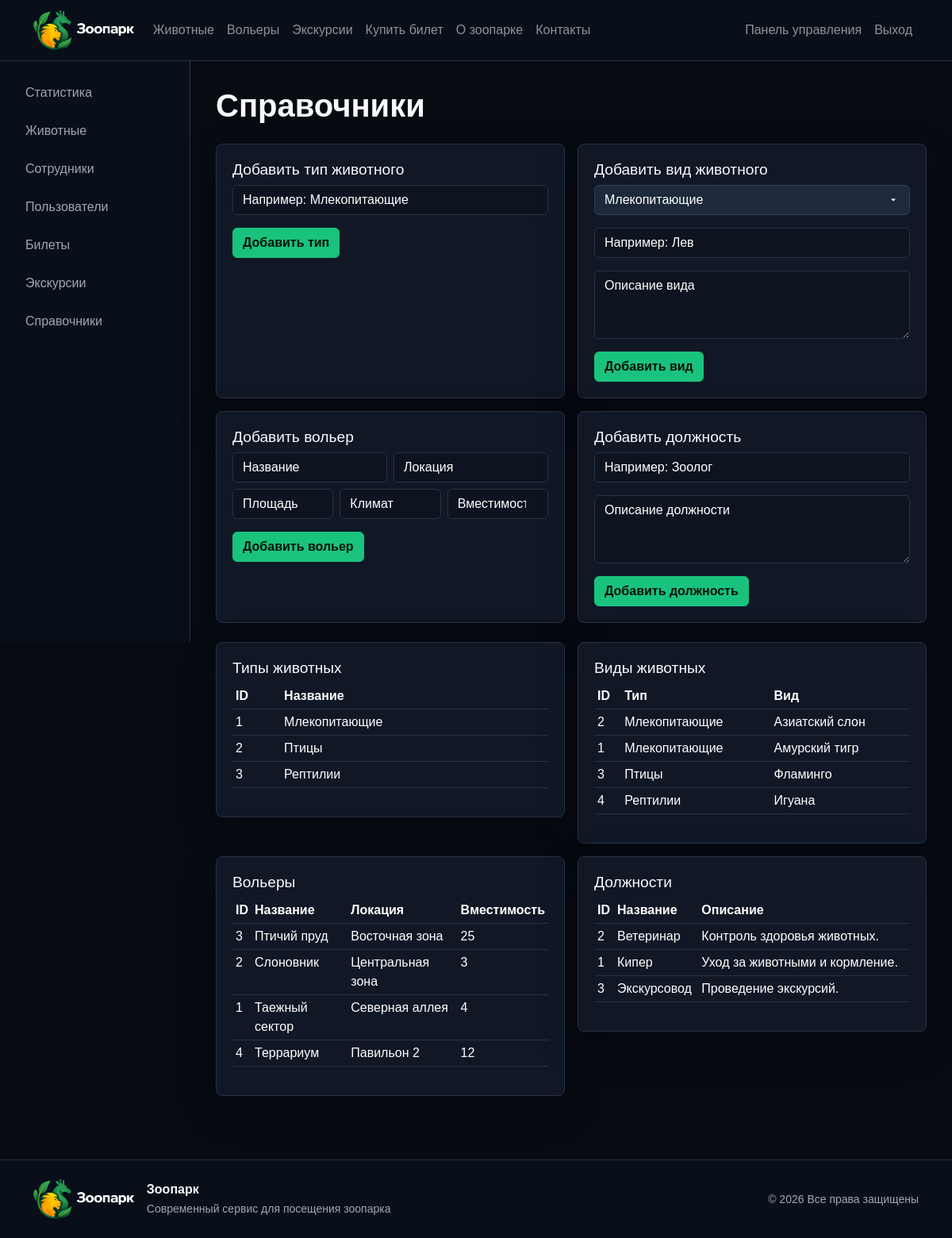
Screenshot of /admin/dictionaries.php (signed in) with the database file from the repository.
### tables this page shows
CREATE TABLE animal_types (
    id INT AUTO_INCREMENT PRIMARY KEY,
    name VARCHAR(100) NOT NULL UNIQUE
);

CREATE TABLE species (
    id INT AUTO_INCREMENT PRIMARY KEY,
    animal_type_id INT NOT NULL,
    name VARCHAR(120) NOT NULL,
    description TEXT,
    CONSTRAINT fk_species_type FOREIGN KEY (animal_type_id) REFERENCES animal_types(id)
);

CREATE TABLE enclosures (
    id INT AUTO_INCREMENT PRIMARY KEY,
    name VARCHAR(120) NOT NULL,
    location VARCHAR(160) NOT NULL,
    area DECIMAL(10,2) NOT NULL DEFAULT 0,
    climate_zone VARCHAR(100) NOT NULL,
    capacity INT NOT NULL DEFAULT 0
);

CREATE TABLE positions (
    id INT AUTO_INCREMENT PRIMARY KEY,
    name VARCHAR(120) NOT NULL UNIQUE,
    description TEXT
);

### includes/functions.php (called while the page is built, shortened)
<?php
function e(?string $value): string
{
    return htmlspecialchars((string)$value, ENT_QUOTES | ENT_SUBSTITUTE, 'UTF-8');
}

### admin/dictionaries.php (the view, shortened to what this page needs)
<?php
require __DIR__ . '/../includes/functions.php';
$pdo = db();
$animalTypes = $pdo->query('SELECT * FROM animal_types ORDER BY name')->fetchAll();
$species = $pdo->query('SELECT s.*, at.name AS animal_type_name FROM species s JOIN animal_types at ON at.id = s.animal_type_id ORDER BY at.name, s.name')->fetchAll();
$enclosures = $pdo->query('SELECT * FROM enclosures ORDER BY name')->fetchAll();
$positions = $pdo->query('SELECT * FROM positions ORDER BY name')->fetchAll();
require __DIR__ . '/../templates/header.php';
?>
<div class="admin-layout">
    <?php require __DIR__ . '/../templates/admin_sidebar.php'; ?>
    <section class="admin-content">
        <h1 class="section-title">Справочники</h1>
        <div class="row g-3 mb-4">
            <div class="col-lg-6">
                <form method="post" class="app-card h-100">
                    <h2>Добавить тип животного</h2>
                    <input class="form-control mb-3" name="name" placeholder="Например: Млекопитающие" required>
                    <button class="btn btn-accent">Добавить тип</button>
                </form>
            </div>
            <div class="col-lg-6">
                <form method="post" class="app-card h-100">
                    <h2>Добавить вид животного</h2>
                    <select class="form-select mb-3" name="animal_type_id" required>
                        <?php foreach ($animalTypes as $type): ?>
                            <option value="<?= $type['id'] ?>"><?= e($type['name']) ?></option>
                        <?php endforeach; ?>
                    </select>
                    <input class="form-control mb-3" name="name" placeholder="Например: Лев" required>
                    <textarea class="form-control mb-3" name="description" rows="3" placeholder="Описание вида"></textarea>
                    <button class="btn btn-accent">Добавить вид</button>
                </form>
            </div>
            <div class="col-lg-6">
                <form method="post" class="app-card h-100">
                    <h2>Добавить вольер</h2>
                    <div class="row g-2">
                        <div class="col-md-6"><input class="form-control" name="name" placeholder="Название" required></div>
                        <div class="col-md-6"><input class="form-control" name="location" placeholder="Локация" required></div>
                        <div class="col-md-4"><input class="form-control" type="number" step="0.01" min="0" name="area" placeholder="Площадь" required></div>
                        <div class="col-md-4"><input class="form-control" name="climate_zone" placeholder="Климат" required></div>
                        <div class="col-md-4"><input class="form-control" type="number" min="0" name="capacity" placeholder="Вместимость" required></div>
                    </div>
                    <button class="btn btn-accent mt-3">Добавить вольер</button>
                </form>
            </div>
            <div class="col-lg-6">
                <form method="post" class="app-card h-100">
                    <h2>Добавить должность</h2>
                    <input class="form-control mb-3" name="name" placeholder="Например: Зоолог" required>
                    <textarea class="form-control mb-3" name="description" rows="3" placeholder="Описание должности"></textarea>
                    <button class="btn btn-accent">Добавить должность</button>
                </form>
            </div>
        </div>
        <div class="row g-3">
            <div class="col-lg-6"><div class="app-card"><h2>Типы животных</h2><div class="table-responsive"><table class="table table-dark table-sm"><tr><th>ID</th><th>Название</th></tr><?php foreach ($animalTypes as $row): ?><tr><td><?= $row['id'] ?></td><td><?= e($row['name']) ?></td></tr><?php endforeach; ?></table></div></div></div>
            <div class="col-lg-6"><div class="app-card"><h2>Виды животных</h2><div class="table-responsive"><table class="table table-dark table-sm"><tr><th>ID</th><th>Тип</th><th>Вид</th></tr><?php foreach ($species as $row): ?><tr><td><?= $row['id'] ?></td><td><?= e($row['animal_type_name']) ?></td><td><?= e($row['name']) ?></td></tr><?php endforeach; ?></table></div></div></div>
            <div class="col-lg-6"><div class="app-card"><h2>Вольеры</h2><div class="table-responsive"><table class="table table-dark table-sm"><tr><th>ID</th><th>Название</th><th>Локация</th><th>Вместимость</th></tr><?php foreach ($enclosures as $row): ?><tr><td><?= $row['id'] ?></td><td><?= e($row['name']) ?></td><td><?= e($row['location']) ?></td><td><?= e((string)$row['capacity']) ?></td></tr><?php endforeach; ?></table></div></div></div>
            <div class="col-lg-6"><div class="app-card"><h2>Должности</h2><div class="table-responsive"><table class="table table-dark table-sm"><tr><th>ID</th><th>Название</th><th>Описание</th></tr><?php foreach ($positions as $row): ?><tr><td><?= $row['id'] ?></td><td><?= e($row['name']) ?></td><td><?= e($row['description']) ?></td></tr><?php endforeach; ?></table></div></div></div>
        </div>
    </section>
</div>
<?php require __DIR__ . '/../templates/footer.php'; ?>

### assets/css/style.css (style rules this page uses)
:root { --bg: #070b12; --panel: #101826; --panel-2: #151f2f; --line: #263244; --text: #f8fafc; --muted: #9aa7b8; --green: #19c37d; --orange: #ff9f1c; --blue: #0f2742; }
body { background: var(--bg); color: var(--text); font-family: Arial, sans-serif; }
.btn-accent { background: var(--green); border-color: var(--green); color: #03120b; font-weight: 700; }
.section-title { margin-bottom: 1.5rem; font-weight: 800; }
.app-card, .app-panel, .auth-card, .metric-card { position: relative; z-index: 2; background: var(--panel); border: 1px solid var(--line); border-radius: 8px; padding: 1.25rem; box-shadow: 0 18px 55px rgba(0, 0, 0, 0.18); }
.app-card h2, .app-card h3 { font-size: 1.2rem; }
.form-control, .form-select { background-color: #0d1420; border-color: var(--line); color: var(--text); }
.form-control::placeholder { color: #fff; }
select.form-select { background-color: #1e293b; color: white; border: 1px solid #334155; }
.admin-layout { display: grid; grid-template-columns: 240px minmax(0, 1fr); min-height: calc(100vh - 72px); }
.admin-content { padding: 2rem; min-width: 0; }
.table-dark { --bs-table-bg: #101826; --bs-table-border-color: #263244; }

### rows the page displays
animal_types: id "1", name "Млекопитающие"
animal_types: id "2", name "Птицы"
animal_types: id "3", name "Рептилии"
species: id "2", animal_type.name "Млекопитающие", name "Азиатский слон"
species: id "1", animal_type.name "Млекопитающие", name "Амурский тигр"
species: id "3", animal_type.name "Птицы", name "Фламинго"
species: id "4", animal_type.name "Рептилии", name "Игуана"
enclosures: id "3", name "Птичий пруд", location "Восточная зона", capacity "25"
enclosures: id "2", name "Слоновник", location "Центральная зона", capacity "3"
enclosures: id "1", name "Таежный сектор", location "Северная аллея", capacity "4"
enclosures: id "4", name "Террариум", location "Павильон 2", capacity "12"
positions: id "2", name "Ветеринар", description "Контроль здоровья животных."
positions: id "1", name "Кипер", description "Уход за животными и кормление."
positions: id "3", name "Экскурсовод", description "Проведение экскурсий."

### other values shown
form field animal_type_id "Млекопитающие"
